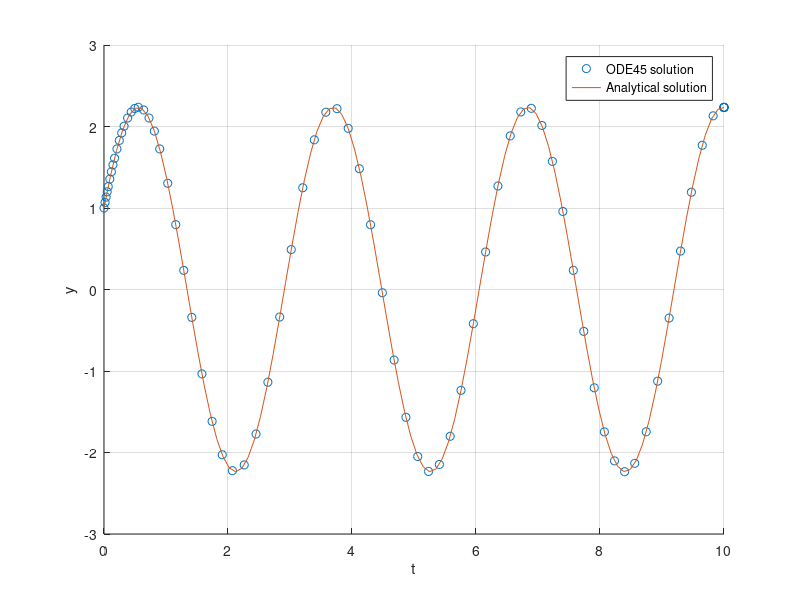

MATLAB code for this plot:

tspan = [0 10];
y0 = 1;
[t, y] = ode45(@(t,y) -y + 5*cos(2*t), tspan, y0);

x = linspace(0, 10);
y2 = 5^.5 * sin(2*x + atan2(1, 2));

hold on
plot(t, y, 'o')
plot(x, y2)

xlabel('t')
ylabel('y')

grid on

legend('ODE45 solution', 'Analytical solution')